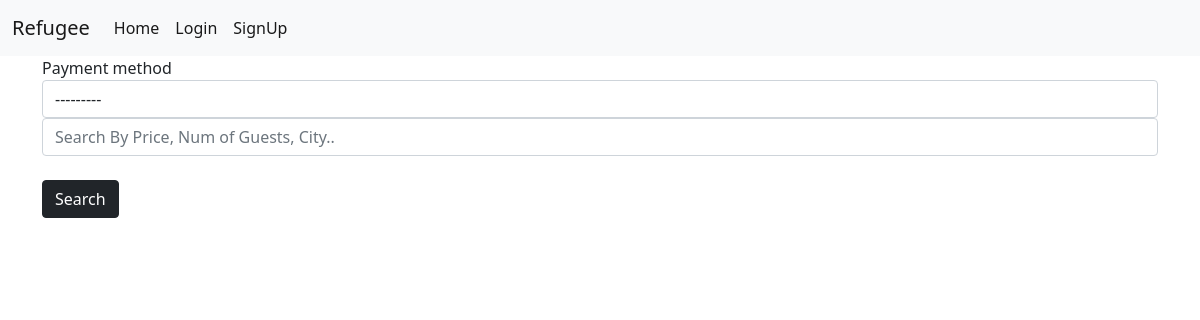
The app's page /, older data.
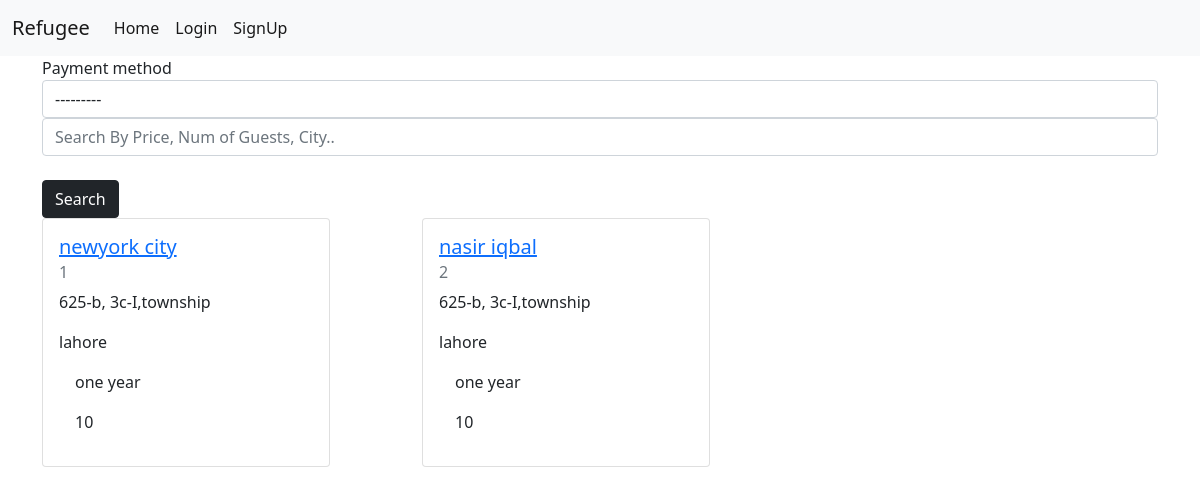
The same page, newer data.
### core/models.py (models this page shows, shortened)
class Accommodation(models.Model):
    PAYMENT_METHOD = (
        (1, 'Free'),
        (2, 'Fixed Price'),
        (3, 'Any Amount'),
    )
    name = models.CharField(max_length=80)
    user = models.ForeignKey(User, on_delete=models.CASCADE, related_name='user_accommodation')
    available = models.BooleanField(default=True)
    city = models.CharField(max_length=200)
    num_of_guests = models.IntegerField()
    address = models.CharField(max_length=1000)
    day_available = models.CharField(max_length=200)
    payment_method = models.PositiveSmallIntegerField(choices=PAYMENT_METHOD)

### core/views.py (the view)
# urls.py: path('', views.accommodation_list, name='home'),
def accommodation_list(request):
    queryset = Accommodation.objects.filter(available=True)
    return render(request,
                  'core/index.html',
                  {'accommodation_object': queryset})

### templates/core/index.html (shortened to what this page needs)
{% extends 'base.html' %}
{% block content %}
<div class="container">
<div class="row">
     <form action="{% url 'accommodation_search' %}" method="get">
           <div class="row height d-flex justify-content-center align-items-center">
               <div class="col-md-12 mb-4 search">
                     <div id="div_id_payment_method" class="form-group"><label for="id_payment_method"
                                                                                  class=" requiredField">
                            Payment method</label>
                            <div><select name="payment_method" class="select form-control" required=""
                                         id="id_payment_method">
                                <option value="" selected="">---------</option>
                            </select></div>
                        </div>
                    <input type="search" class="form-control" name="search" placeholder="Search By Price, Num of Guests, City.. ">
               </div>
            </div>
               <button type="submit" class="sch btn btn-md btn-dark">Search</button>
        </form>
    {% for accommodation_data in accommodation_object %}
        <div class="col-md-4">
            <div class="card" style="width: 18rem;">
                  <div class="card-body">
                      <a href="{% url 'detail_accommodation' accommodation_data.id %}">
                          <h5 class="card-title">{{ accommodation_data.name }}</h5></a>
                    <h6 class="card-subtitle mb-2 text-muted">{{ accommodation_data.payment_method }}</h6>
                    <p class="card-text">{{ accommodation_data.address }}</p>
                    <p href="#" class="card-link">{{ accommodation_data.city }}</p>
                    <p href="#" class="card-link">{{ accommodation_data.day_available }}</p>
                    <p href="#" class="card-link">{{ accommodation_data.num_of_guests }}</p>
                  </div>
                </div>
        </div>
    {% endfor %}
</div>
</div>
{% endblock content %}

### templates/base.html (shortened to what this page needs)
<!DOCTYPE html>
<html lang="en">
<head>
     <link rel="stylesheet" href="https://cdn.jsdelivr.net/npm/bootstrap-icons@1.10.2/font/bootstrap-icons.css">
    <link href="https://cdn.jsdelivr.net/npm/bootstrap@5.0.2/dist/css/bootstrap.min.css" rel="stylesheet">
</head>
    <body>
         {% include 'partials/_navbar.html' %}
          {% block content %}
           {% endblock content %}
</body>
</html>

### templates/partials/_navbar.html (shortened to what this page needs)
<nav class="navbar navbar-expand-lg navbar-light bg-light">
  <div class="container-fluid">
    <a class="navbar-brand" href="{% url 'home' %}">Refugee</a>
    <div class="collapse navbar-collapse" id="navbarNavAltMarkup">
      <div class="navbar-nav">
        <a class="nav-link active" aria-current="page" href="{%  url 'home' %}">Home</a>
        <a class="nav-link active" aria-current="page" href="{%  url 'login' %}">Login</a>
        <a class="nav-link active" aria-current="page" href="{%  url 'signup' %}">SignUp</a>
      </div>
    </div>
  </div>
</nav>

Row changes from the older to the newer data that the page shows:
added Accommodation: name "newyork city", payment_method "1", address "625-b, 3c-I,township", city "lahore", day_available "one year", num_of_guests "10"
added Accommodation: name "nasir iqbal", payment_method "2", address "625-b, 3c-I,township", city "lahore", day_available "one year", num_of_guests "10"
